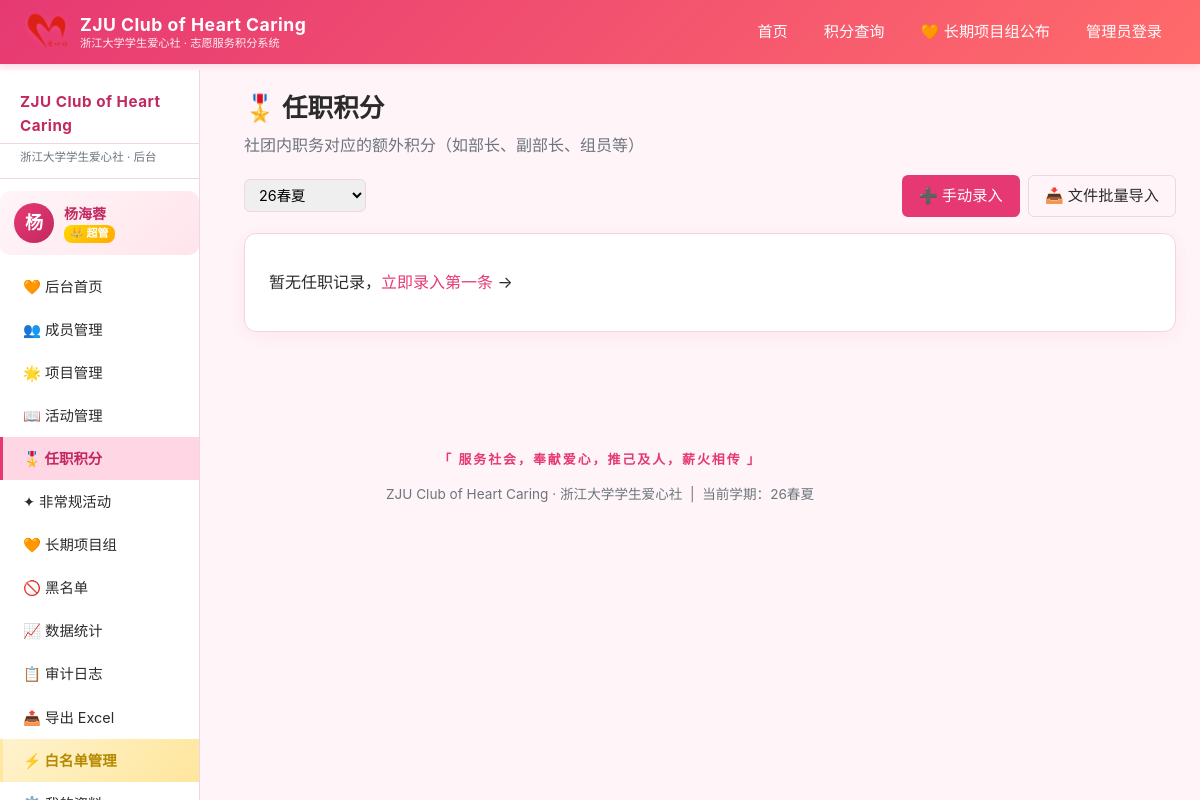
Screenshot of /admin/positions (signed in) with the database file from the repository.
### models.py (models this page shows, shortened)
class Admin(db.Model):
    __tablename__ = "admins"
    id = db.Column(db.Integer, primary_key=True)
    name = db.Column(db.String(64), nullable=False, index=True)
    student_id = db.Column(db.String(32), nullable=False, unique=True, index=True)
    password_hash = db.Column(db.String(256), default="")  # 允许空 = 待激活
    is_super_admin = db.Column(db.Boolean, default=False, index=True)
    is_root = db.Column(db.Boolean, default=False, index=True)  # 创始人：最高权限
    permissions = db.Column(db.Text, default="")  # JSON list, e.g. '["members","projects"]'
    status = db.Column(db.String(16), default="active", index=True)  # pending/approved/active
    application_message = db.Column(db.Text, default="")  # 申请说明
    approved_at = db.Column(db.DateTime, nullable=True)  # 审批时间
    approved_by = db.Column(db.String(64), default="")  # 审批人
    created_at = db.Column(db.DateTime, default=datetime.utcnow)
    last_login_at = db.Column(db.DateTime, nullable=True)
    def has_permission(self, perm):
        if self.is_super_admin:
            return True
        return perm in self.permissions_list()

class Setting(db.Model):
    __tablename__ = "settings"
    key = db.Column(db.String(64), primary_key=True)
    value = db.Column(db.String(256), default="")

### app.py (the view)
    @app.route("/admin/positions")
    @permission_required("positions")
    def admin_positions():
        sem = request.args.get("semester", current_semester())
        records = PositionRecord.query.filter_by(semester=sem).order_by(PositionRecord.id.desc()).all()
        return render_template("admin/positions.html", records=records, current_sem=sem)

### app.py (called while the page is built)
def permission_required(perm):
    def decorator(f):
        @wraps(f)
        def wrapper(*args, **kwargs):
            if not session.get("admin_id"):
                return redirect(url_for("admin_login", next=request.path))
            me = Admin.query.get(session.get("admin_id"))
            if not me:
                session.clear()
                return redirect(url_for("admin_login"))
            if not me.has_permission(perm):
                label = next((n for k, n, _ in ADMIN_PERMISSIONS if k == perm), perm)
                flash(f"您没有「{label}」的访问权限", "warning")
                return redirect(url_for("admin_login"))
            return f(*args, **kwargs)
        return wrapper
    return decorator

def current_semester():
    s = Setting.query.filter_by(key="current_semester").first()
    return s.value if s else ""

def all_departments():
    s = Setting.query.filter_by(key="departments").first()
    if s and s.value:
        return [d.strip() for d in s.value.split(",") if d.strip()]
    return ["人资部", "综管部", "文体部", "活动部",
            "宣传部", "创设部", "外联部", "财务部"]

### templates/admin/positions.html (shortened to what this page needs)
{% extends "base.html" %}
{% block content %}
{% include "admin/_sidebar.html" %}
<section class="content-with-sidebar">
  <h1>🎖️ 任职积分</h1>
  <p class="muted">社团内职务对应的额外积分（如部长、副部长、组员等）</p>
  <div class="toolbar">
    <form method="get" class="search-form">
      <select name="semester" onchange="this.form.submit()">
        <option value="26春夏" {% if current_sem=='26春夏' %}selected{% endif %}>26春夏</option>
      </select>
    </form>
    <div style="display:flex; gap:8px; flex-wrap:wrap;">
      <a class="btn btn-primary" href="{{ url_for('admin_position_new') }}">➕ 手动录入</a>
      <a class="btn btn-ghost" href="{{ url_for('admin_position_import') }}">📥 文件批量导入</a>
    </div>
  </div>
  <div class="card">
    {% if records %}
    <div style="overflow-x:auto;">
    <div class="table-responsive">
<table class="data-table">
      <thead>
        <tr>
          <th style="width:100px;">学期</th>
          <th>姓名</th>
          <th>职务</th>
          <th style="width:120px;">所属部门</th>
          <th style="width:100px;" class="center">积分</th>
          <th style="width:100px;" class="center">操作</th>
        </tr>
      </thead>
      <tbody>
        {% for r in records %}
        <tr>
          <td><span class="sem-tag">{{ r.semester }}</span></td>
          <td><b style="color:var(--primary-dark);">{{ r.member.name }}</b></td>
          <td>{{ r.position }}</td>
          <td>{{ r.department or '—' }}</td>
          <td class="center"><b style="color:var(--primary); font-size:15px;">{{ '%.1f'|format(r.points) }}</b></td>
          <td class="center">
            <form method="post" action="{{ url_for('admin_position_delete', pid=r.id) }}" style="display:inline" onsubmit="return confirm('删除该任职记录？')">
              <button class="btn btn-xs btn-danger" type="submit">🗑️ 删除</button>
            </form>
          </td>
        </tr>
        {% endfor %}
      </tbody>
      <tfoot>
        <tr class="total-row">
          <td colspan="4" class="center">合计（共 {{ records|length }} 条）</td>
          <td class="center"><b>{{ '%.1f'|format(records|sum(attribute='points')) }}</b></td>
          <td></td>
        </tr>
      </tfoot>
    </table>
</div>
    </div>
    {% else %}
    <p class="empty">暂无任职记录，<a href="{{ url_for('admin_position_new') }}">立即录入第一条</a> →</p>
    {% endif %}
  </div>
</section>
{% endblock %}

### templates/base.html (shortened to what this page needs)
<!DOCTYPE html>
<html lang="zh-CN">
<head>
  <link rel="stylesheet" href="{{ url_for('static', filename='css/style.css') }}">
</head>
<body>
  <header class="topbar">
    <div class="topbar-inner">
      <a class="brand" href="{{ url_for('index') }}">
        <span class="brand-logo"><img src="{{ url_for('static', filename='img/club_logo_nav.png') }}" alt="ZJU Club of Heart Caring" width="44" height="44"></span>
        <span class="brand-text">
          <span class="brand-title">ZJU Club of Heart Caring</span>
          <span class="brand-sub">浙江大学学生爱心社 · 志愿服务积分系统</span>
        </span>
      </a>
      <nav class="topnav" id="topnav">
        <a href="{{ url_for('index') }}" class="{% if request.endpoint=='index' %}active{% endif %}">首页</a>
        <a href="{{ url_for('query') }}" class="{% if request.endpoint in ['query','query_result'] %}active{% endif %}">积分查询</a>
        <a href="{{ url_for('long_term_groups_public') }}" class="{% if request.endpoint=='long_term_groups_public' %}active{% endif %}">🧡 长期项目组公布</a>
        {% if session.is_admin %}
          <a href="{{ url_for('admin_dashboard') }}" class="{% if request.path.startswith('/admin') %}active{% endif %}">管理后台</a>
          <a href="{{ url_for('admin_logout') }}">退出</a>
        {% else %}
          <a href="{{ url_for('admin_login') }}">管理员登录</a>
        {% endif %}
      </nav>
    </div>
  </header>
  <main class="page">
    {% block content %}{% endblock %}
  </main>
  <footer class="footer">
    <p class="motto-line">「 服务社会，奉献爱心，推己及人，薪火相传 」</p>
    <p>ZJU Club of Heart Caring · 浙江大学学生爱心社 &nbsp;|&nbsp; 当前学期：{{ current_semester }}</p>
  </footer>
</body>
</html>

### templates/admin/_sidebar.html (shortened to what this page needs)
<aside class="sidebar">
  <div class="sb-title">ZJU Club of Heart Caring</div>
  <div class="sb-sub">浙江大学学生爱心社 · 后台</div>
  <div class="sb-user">
    <div class="sb-user-avatar">{{ (session.get('admin_name', '?')[0])|upper }}</div>
    <div class="sb-user-info">
      <b>{{ session.get('admin_name', '未登录') }}</b>
      {% if session.get('is_super_admin') %}
        <span class="sb-role sb-role-super">👑 超管</span>
      {% else %}
        <span class="sb-role">普管 · {{ _perm_label(me) if me and me.permissions_list() else '无权限' }}</span>
      {% endif %}
    </div>
  </div>
  <nav>
    {% if _has('dashboard') %}<a href="{{ url_for('admin_dashboard') }}" class="{% if request.endpoint=='admin_dashboard' %}active{% endif %}">🧡 后台首页</a>{% endif %}
    {% if _has('members') %}<a href="{{ url_for('admin_members') }}" class="{% if 'member' in request.endpoint %}active{% endif %}">👥 成员管理</a>{% endif %}
    {% if _has('projects') %}<a href="{{ url_for('admin_projects') }}" class="{% if 'project' in request.endpoint %}active{% endif %}">🌟 项目管理</a>{% endif %}
    {% if _has('activities') %}<a href="{{ url_for('admin_activities') }}" class="{% if 'activit' in request.endpoint %}active{% endif %}">📖 活动管理</a>{% endif %}
    {% if _has('positions') %}<a href="{{ url_for('admin_positions') }}" class="{% if 'position' in request.endpoint %}active{% endif %}">🎖️ 任职积分</a>{% endif %}
    {% if _has('irregulars') %}<a href="{{ url_for('admin_irregulars') }}" class="{% if 'irregular' in request.endpoint %}active{% endif %}">✦ 非常规活动</a>{% endif %}
    {% if _has('long_term_groups') %}<a href="{{ url_for('admin_long_term_groups') }}" class="{% if 'long_term' in request.endpoint %}active{% endif %}">🧡 长期项目组</a>{% endif %}
    {% if _has('blacklist') %}<a href="{{ url_for('admin_blacklist') }}" class="{% if 'blacklist' in request.endpoint %}active{% endif %}">🚫 黑名单</a>{% endif %}
    {% if _has('stats') %}<a href="{{ url_for('admin_stats') }}" class="{% if 'stats' in request.endpoint %}active{% endif %}">📈 数据统计</a>{% endif %}
    {% if _has('logs') %}<a href="{{ url_for('admin_logs') }}" class="{% if 'logs' in request.endpoint %}active{% endif %}">📋 审计日志</a>{% endif %}
    {% if _has('export') %}<a href="{{ url_for('admin_export') }}">📤 导出 Excel</a>{% endif %}
    {% if session.get('is_super_admin') %}
    <a href="{{ url_for('admin_whitelist') }}" class="{% if 'whitelist' in request.endpoint %}active{% endif %} sb-super">⚡ 白名单管理</a>
    {% endif %}
    {% if _has('profile') %}<a href="{{ url_for('admin_profile') }}" class="{% if 'profile' in request.endpoint %}active{% endif %}">⚙️ 我的资料</a>{% endif %}
  </nav>
</aside>

### static/css/style.css (style rules this page uses)
:root { --primary: #e63973; --primary-dark: #c12960; --primary-light: #ffd6e3; --accent: #ff6b6b; --bg: #fff5f8; --card-bg: #ffffff; --text: #2b2b2b; --text-muted: #6c757d; --border: #f0d6df; --shadow: 0 4px 20px rgba(230, 57, 115, 0.08); --shadow-hover: 0 6px 28px rgba(230, 57, 115, 0.18); --success: #2eb867; --warning: #f59f00; --danger: #e03131; --info: #1c7ed6; --sidebar-width: 200px; }
* { box-sizing: border-box; }
html, body { margin: 0; padding: 0; font-family: -apple-system, BlinkMacSystemFont, "PingFang SC", "Microsoft YaHei", "Helvetica Neue", Arial, sans-serif; background: var(--bg); color: var(--text); line-height: 1.6; min-height: 100vh; }
a { color: var(--primary); text-decoration: none; }
h1, h2, h3 { color: var(--text); margin: 0 0 12px; }
h1 { font-size: 1.6em; }
h1 + .muted { margin-top: -8px; margin-bottom: 16px; }
.muted { color: var(--text-muted); }
.topbar { background: linear-gradient(135deg, var(--primary) 0%, var(--accent) 100%); color: #fff; padding: 0; box-shadow: 0 2px 8px rgba(230, 57, 115, 0.15); position: sticky; top: 0; z-index: 100; }
.topbar-inner { max-width: 1200px; margin: 0 auto; display: flex; align-items: center; justify-content: space-between; padding: 10px 24px; }
.brand { display: flex; align-items: center; gap: 12px; color: #fff; text-decoration: none; }
.brand-logo { display: flex; align-items: center; }
.brand-logo img { height: 44px; width: 44px; object-fit: contain; filter: drop-shadow(0 1px 3px rgba(255, 107, 157, 0.35)); transition: transform .25s; }
.brand-text { display: flex; flex-direction: column; line-height: 1.2; }
.brand-title { font-weight: 700; font-size: 1.1em; letter-spacing: 0.5px; }
.brand-sub { font-size: 0.7em; opacity: 0.9; margin-top: 2px; }
.topnav { display: flex; gap: 8px; }
.topnav a { color: #fff; padding: 6px 14px; border-radius: 6px; font-size: 0.95em; transition: all 0.2s; }
.motto-line { color: var(--primary); font-size: 0.95em; font-weight: 600; letter-spacing: 2px; margin-bottom: 6px; }
.page { max-width: 1200px; margin: 0 auto; padding: 24px; }
.content-with-sidebar { margin-left: calc(var(--sidebar-width) + 20px); }
.card { background: var(--card-bg); border-radius: 12px; padding: 20px 24px; margin-bottom: 20px; box-shadow: var(--shadow); border: 1px solid var(--border); }
.btn { display: inline-block; padding: 8px 16px; border-radius: 6px; border: 1px solid transparent; background: #f1f3f5; color: var(--text); cursor: pointer; font-size: 0.95em; text-decoration: none; transition: all 0.15s; font-family: inherit; }
.btn-primary { background: var(--primary); color: #fff; }
.btn-ghost { background: transparent; border-color: var(--border); color: var(--text); }
.toolbar { display: flex; justify-content: space-between; align-items: center; margin-bottom: 16px; gap: 12px; flex-wrap: wrap; }
.search-form { display: flex; gap: 8px; }
.search-form input, .search-form select { padding: 6px 10px; border: 1px solid var(--border); border-radius: 6px; font-size: 0.9em; font-family: inherit; }
body, .data-table, .card, h1, h2, h3, p, li, td, th, input, button, .btn, .form-row label { word-break: keep-all; overflow-wrap: anywhere; }
.sidebar { position: fixed; top: 70px; left: 0; width: var(--sidebar-width); height: calc(100vh - 70px); background: #fff; border-right: 1px solid var(--border); padding: 20px 0; overflow-y: auto; z-index: 50; }
.sb-title { padding: 0 20px 4px; font-weight: 700; color: var(--primary-dark); border-bottom: 1px solid var(--border); margin-bottom: 4px; font-size: 0.95em; letter-spacing: 0.5px; }
.sb-sub { padding: 0 20px 12px; font-size: 0.72em; color: var(--text-muted); border-bottom: 1px solid var(--border); margin-bottom: 12px; }
.sidebar nav { display: flex; flex-direction: column; }
.sidebar nav a { padding: 10px 20px; color: var(--text); font-size: 0.9em; border-left: 3px solid transparent; transition: all 0.15s; }
.sidebar nav a.active { background: var(--primary-light); color: var(--primary-dark); font-weight: 600; border-left-color: var(--primary); }
.footer { text-align: center; padding: 20px; color: var(--text-muted); font-size: 0.85em; margin-top: 40px; }

### rows the page displays
Admin: get "杨海蓉"
Setting: semester "26春夏", value "26春夏"

### other values shown
{{ (session.get('admin_name', '?')[0])|upper }} "杨"
